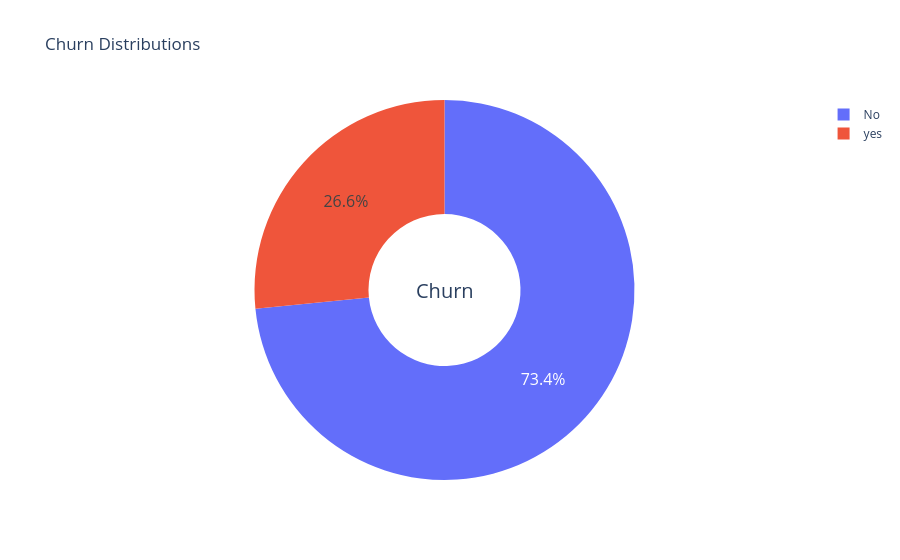

This figure's notebook cell:
### Markdown cell above
## EDA

### Code cell
type_ = ["No", "yes"]
fig = make_subplots(rows=1, cols=1)

fig.add_trace(go.Pie(labels=type_, values=data['Churn'].value_counts(), name="Churn"))

# Use `hole` to create a donut-like pie chart
fig.update_traces(hole=.4, hoverinfo="label+percent+name", textfont_size=16)

fig.update_layout(
    title_text="Churn Distributions",
    # Add annotations in the center of the donut pies.
    annotations=[dict(text='Churn', x=0.5, y=0.5, font_size=20, showarrow=False)])
fig.show()

### Figure 1 — Plotly figure (JSON) as saved in the notebook; plotly's stock layout.template omitted (floating-point values rounded to 4 significant figures)
{"data": [{"hole": 0.4, "hoverinfo": "label+percent+name", "labels": ["No", "yes"], "name": "Churn", "textfont": {"size": 16}, "type": "pie", "values": [5163, 1869]}], "layout": {"annotations": [{"font": {"size": 20}, "showarrow": false, "text": "Churn", "x": 0.5, "y": 0.5}], "autosize": true, "title": {"text": "Churn Distributions"}, "xaxis": {"anchor": "y", "domain": [0, 1]}, "yaxis": {"anchor": "x", "domain": [0, 1]}}}
